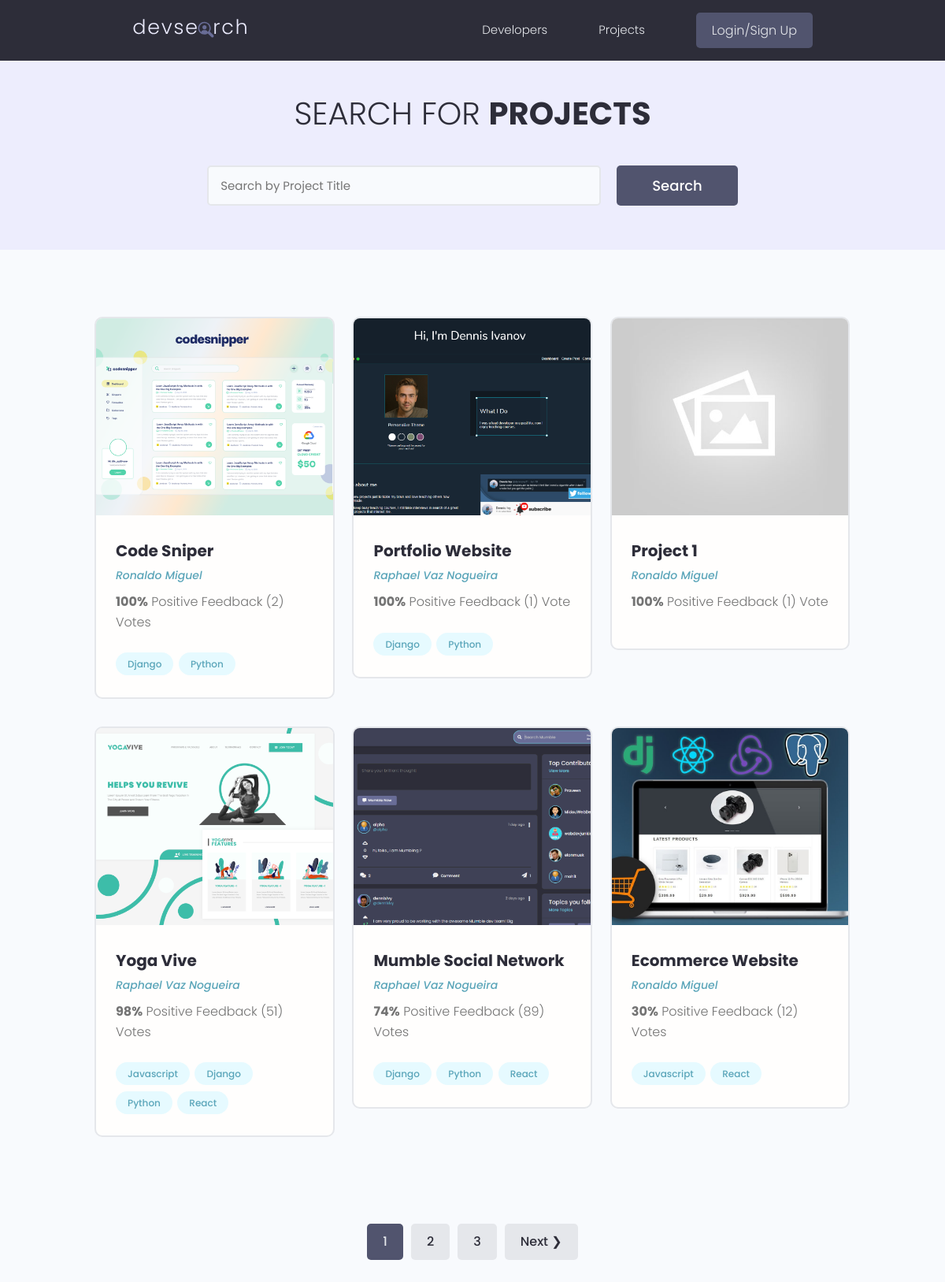
/projects/, run on the app's committed database.
### projects/models.py (models this page shows, shortened)
class Project(models.Model):
    owner = models.ForeignKey(Profile, null=True, blank=True, on_delete=models.CASCADE)
    title = models.CharField(max_length=200)
    description = models.TextField(null=True, blank=True)
    featured_image = models.ImageField(null=True, blank=True, default="default.jpg")
    demo_link = models.CharField(max_length=2000, null=True, blank=True)
    source_link = models.CharField(max_length=2000, null=True, blank=True)
    tags = models.ManyToManyField('Tag', blank=True)
    vote_total = models.IntegerField(default=0, null=True, blank=True)
    vote_ratio = models.IntegerField(default=0, null=True, blank=True)
    created = models.DateTimeField(auto_now_add=True)
    id = models.UUIDField(default=uuid.uuid4, unique=True,
                     primary_key=True, editable=False)
    class Meta:
        ordering = ['-vote_ratio', '-vote_total', 'title']
    @property
    def imageURL(self):
        try:
            url = self.featured_image.url
        except :
            url = '/static/images/default.jpg'
        return url

class Tag(models.Model):
    name = models.CharField(max_length=200)
    created = models.DateTimeField(auto_now_add=True)
    id = models.UUIDField(default=uuid.uuid4, unique=True,
                     primary_key=True, editable=False)
    def __str__(self):
        return self.name

### users/models.py (models this page shows, shortened)
class Profile(models.Model):
    user = models.OneToOneField(
        User, on_delete=models.CASCADE, null=True, blank=True)
    name = models.CharField(max_length=200, blank=True, null=True)
    email = models.EmailField(max_length=500, blank=True, null=True)
    username = models.CharField(max_length=200, blank=True, null=True)
    location = models.CharField(max_length=200, blank=True, null=True)
    short_intro = models.CharField(max_length=200, blank=True, null=True)
    bio = models.TextField(blank=True, null=True)
    profile_image = models.ImageField(null=True, blank=True, upload_to='profiles/', default='profiles/user-default.png')
    social_github = models.CharField(max_length=200, blank=True, null=True)
    social_twitter_hub = models.CharField(max_length=200, blank=True, null=True)
    social_linkedin = models.CharField(max_length=200, blank=True, null=True)
    social_youtube = models.CharField(max_length=200, blank=True, null=True)
    social_website = models.CharField(max_length=200, blank=True, null=True)
    created = models.DateTimeField(auto_now_add=True)
    id = models.UUIDField(default=uuid.uuid4, unique=True,
                     primary_key=True, editable=False)
    class Meta:
        ordering = ['created']

### projects/views.py (the view)
# urls.py: path('projects/', views.getProjects),
def projects(request):
    projects, search_query = searchProjects(request)
    custom_range, projects = paginateProjects(request, projects, 6)
    context = {
                'projects': projects,
                'search_query': search_query,
                'custom_range': custom_range,
               }
    return render(request, 'projects/projects.html', context)

### projects/utils.py (called while the page is built)
def paginateProjects(request, projects, results):
    page = request.GET.get('page')
    paginator = Paginator(projects, results)
    try:
        projects = paginator.page(page)
    except PageNotAnInteger:
        page = 1
        projects = paginator.page(page)
    except EmptyPage:
        page = paginator.num_pages
        projects = paginator.page(page)
    leftIndex = (int(page) - 2)
    if leftIndex < 1:
        leftIndex = 1
    rightIndex = (int(page) + 3)
    if rightIndex > paginator.num_pages:
        rightIndex = paginator.num_pages + 1
    custom_range = range(leftIndex, rightIndex)
    return custom_range, projects

def searchProjects(request):
    search_query = ''
    if request.GET.get('search_query'):
        search_query = request.GET.get('search_query')
    tags = Tag.objects.filter(name__icontains=search_query)
    projects = Project.objects.distinct().filter(
        Q(title__icontains=search_query) |
        Q(description__icontains=search_query) |
        Q(owner__name__icontains=search_query) |
        Q(tags__in=tags)
    )
    return projects, search_query

### projects/templates/projects/projects.html (shortened to what this page needs)
{% extends 'main.html' %}
{% block content %}
<main class="projects">
    <section class="hero-section text-center">
        <div class="container container--narrow">
            <div class="hero-section__box">
                <h2>Search for <span>Projects</span></h2>
            </div>
            <div class="hero-section__search">
                <form id='searchForm' class="form" action="{% url 'projects' %}" method="GET">
                    <div class="form__field">
                        <input class="input input--text" id="formInput#search" type="text" name="search_query"
                            value="{{ search_query }}" placeholder="Search by Project Title" />
                    </div>
                    <input class="btn btn--sub btn--lg" type="submit" value="Search" />
                </form>
            </div>
        </div>
    </section>
    <section class="projectsList">
        <div class="container">
            <div class="grid grid--three">
                {% for project in projects %}
                    <div class="column">
                        <div class="card project">
                            <a href="{% url 'project' project.id %}" class="project">
                                <img class="project__thumbnail" src="{{ project.imageURL }}" alt="project thumbnail" />
                                <div class="card__body">
                                    <h3 class="project__title">{{ project.title }}</h3>
                                    <p><a class="project__author" href="{% url 'user-profile' project.owner.id %}">{{ project.owner.name }}</a></p>
                                    <p class="project--rating">
                                        <span style="font-weight: bold;">{{ project.vote_ratio }}%</span> Positive
                                        Feedback ({{ project.vote_total }}) Vote{{ project.vote_total|pluralize:"s" }}
                                    </p>
                                    <div class="project__tags">
                                        {% for tag in project.tags.all %}
                                            <span class="tag tag--pill tag--main">
                                                <small>{{ tag }}</small>
                                            </span>
                                        {% endfor %}
                                    </div>
                                </div>
                            </a>
                        </div>
                    </div>
                {% endfor %}
            </div>
    </section>
    {% include 'pagination.html' with query_set=projects custom_range=custom_range %}
</main>
{% endblock content %}

### templates/main.html (shortened to what this page needs)
<!DOCTYPE html>
{% load static %}
<html lang="en">
<head>
    <link rel="stylesheet" href="https://cdn.iconmonstr.com/1.3.0/css/iconmonstr-iconic-font.min.css" />
    <link rel="stylesheet" href="{% static 'uikit/styles/uikit.css' %}" />
    <link rel="stylesheet" href="{% static 'styles/app.css' %}"/>
</head>
<body>
    {% include 'navbar.html' %}
    {% block content %}
    {% endblock content %}
</body>
</html>

### templates/navbar.html (shortened to what this page needs)
{% load static %}
<header class="header">
	<div class="container container--narrow">
		<a href="{% url 'profiles' %}" class="header__logo">
			<img src="{% static 'images/logo.svg' %}" alt="DevSearch Logo" />
		</a>
		<nav class="header__nav">
			<ul class="header__menu">
				<li class="header__menuItem">
					<a href="{% url 'profiles' %}">Developers</a>
				</li>
				<li class="header__menuItem">
					<a href="{% url 'projects' %}">Projects</a>
				</li>
				{% if request.user.is_authenticated %}
					<li class="header__menuItem">
						<a href="{% url 'inbox' %}">Inbox</a>
					</li>
					<li class="header__menuItem">
						<a href="{% url 'account' %}">Account</a>
					</li>
					<li class="header__menuItem">
						<a href="{% url 'logout' %}" class="btn btn--sub">Logout</a>
					</li>
				{% else %}
					<li class="header__menuItem">
						<a href="{% url 'login' %}" class="btn btn--sub">Login/Sign Up</a>
					</li>
				{% endif %}
			</ul>
		</nav>
	</div>
</header>

### templates/pagination.html (shortened to what this page needs)
{% if query_set.has_other_pages %}
    <div class="pagination">
        <ul class="container">
            {% for page in custom_range %}
                {% if page == query_set.number %}
                    <li><a href="?page={{ page }}"
                        class="btn page-link btn--sub"
                        data-page="{{ page }}">{{ page }}</a>
                    </li>
                {% else %}
                    <li>
                        <a href="?page={{ page }}"
                        class="btn page-link"
                        data-page="{{ page }}">{{ page }}</a>
                    </li>
                {% endif %}
            {% endfor %}
            {% if query_set.has_next %}
                <li>
                    <a href="?page={{ query_set.next_page_number }}"
                    class="btn page-link"
                    data-page="{{ query_set.next_page_number }}">Next &#10095;</a>
                </li>
            {% endif %}
        </ul>
    </div>
{% endif %}

### static/styles/app.css (style rules this page uses)
:root { --color-sub: #2d2d39; }
.btn--sub { background-color: var(--color-sub-light); }
.card { border: 2px solid var(--color-light); }
img { width: 100%; }
.header { position: sticky; z-index: 111; background-color: var(--color-sub); padding: 1.5rem 0; }
.header > .container { display: flex; justify-content: space-between; align-items: center; }
.header__logo > img { height: 3.8rem; }
.header__nav > ul { display: inline-flex; align-items: center; list-style: none; gap: 6.5rem; }
.header__menuItem > a { color: var(--color-light); font-weight: 300; }
.hero-section { height: 40vh; display: flex; align-items: center; background-color: var(--color-sub); }
.hero-section__box { margin-bottom: 4rem; }
.hero-section__box > h2, .hero-section__box > h2 > span { font-size: 4rem; color: var(--color-light); line-height: 1.3; text-transform: uppercase; }
.hero-section__box > h2 { font-weight: 300; }
.hero-section__box > h2 > span { font-weight: 700; }
.hero-section__search > .form { display: flex; align-items: center; justify-content: center; gap: 2rem; }
.hero-section__search > .form input.input--text { width: 50rem; }
.pagination { margin-top: 8rem; margin-bottom: 10rem; }
.pagination > ul { flex-wrap: wrap; list-style: none; display: flex; align-items: center; justify-content: center; gap: 1rem; }
.pagination .btn { color: var(--color-sub); }
.pagination .btn.btn--sub { color: var(--color-light); }
.project__author { font-size: 1.4rem; font-style: italic; }
.project--rating { margin-bottom: 1.6em; margin-top: .5em; }
.projects > .hero-section { background: var(--color-sub-lighter); height: 30vh; }
.projects .hero-section__box { margin-bottom: 2.5rem; }
.projects .hero-section__box > h2 { color: var(--color-sub); }
.projects .hero-section__box > h2 > span { font-weight: 700; color: var(--color-sub); }
.projectsList { margin-top: 8rem; }
.project__thumbnail { height: 25rem; object-fit: cover; object-position: top center; }
.project__title { font-size: 2rem; font-weight: 700; color: var(--color-sub); }

### static/uikit/styles/modules/_variables.css (style rules this page uses)
:root { --color-main: #5aa5b9; --color-main-light: #e6faff; --color-sub: #3f4156; --color-sub-light: #51546e; --color-sub-lighter: #ededfd; --color-text: #737373; --color-gray: #8b8b8b; --color-light: #e5e7eb; --color-light-gray: #767676; --color-bg: #f8fafd; --color-white: #fffefd; --color-white-light: #f3f3f3; --color-success: #359e64; --color-success-bg: #def8e8; --color-error: #fc4b0b; --color-error-bg: #fff2ee; --font-base: 'Poppins', arial, helvetica, 'Segoe UI', roboto, ubuntu, sans-serif; --font-monospace: 'Fira Code', 'Courier New', courier, monospace; --font-regular: 300; --font-medium: 500; --font-bold: 700; --generic-shadow: 1px 1px 5px #00000010; --generic-transition: all 0.3s ease-in-out; }

### static/uikit/styles/modules/_base.css (style rules this page uses)
* { margin: 0; padding: 0; box-sizing: border-box; text-rendering: optimizeLegibility; color: inherit; font-size: inherit; }
html { font-size: 50%; }
@media only screen and (min-width: 480px) { html { font-size: 56.25%; } }
@media only screen and (min-width: 1200px) { html { font-size: 62.5%; } }
body { line-height: 1.6; font-weight: 400; font-size: 1.5rem; color: var(--color-text); background-color: var(--color-bg); min-height: 100vh; }

### static/uikit/styles/modules/_typography.css (style rules this page uses)
* { font-family: var(--font-base); }
h2 { font-size: 3.6rem; font-weight: var(--font-bold); }
h3 { font-size: 3.2rem; font-weight: var(--font-medium); }
p, span, strong { font-size: 1.6rem; color: var(--color-text); font-weight: var(--font-regular); }
a { padding-bottom: 2px; text-decoration: none; display: inline-block; color: var(--color-main); font-weight: var(--font-medium); }

### static/uikit/styles/modules/_utilities.css (style rules this page uses)
.container { width: 92%; max-width: 165rem; margin: 0 auto; box-sizing: border-box; }
.container--narrow { width: 92%; max-width: 120rem; }
@media screen and (min-width: 1000px) { .container { width: 90%; } }
@media screen and (min-width: 1000px) { .container--narrow { width: 85%; } }
@media screen and (min-width: 1200px) { .container { width: 80%; } }
@media screen and (min-width: 1200px) { .container--narrow { width: 72%; } }
.text-center { text-align: center; }

### static/uikit/styles/modules/_card.css (style rules this page uses)
.card { border-radius: 1rem; background-color: var(--color-white); border: 1.5px solid var(--color-light); width: auto; height: auto; margin-top: 0.5rem; margin-bottom: 0.5rem; overflow: hidden; }
.card__body, .card__header { padding: 2rem 2.5rem; }

### data on the page
Project: imageURL (picture), title "Code Sniper", owner.name "Ronaldo Miguel", vote_ratio "100", vote_total "2"
Tag: name "Django"
Tag: name "Python"
Project: imageURL (picture), title "Portfolio Website", owner.name "Raphael Vaz Nogueira", vote_ratio "100", vote_total "1"
Project: imageURL (placeholder picture), title "Project 1", owner.name "Ronaldo Miguel", vote_ratio "100", vote_total "1"
Project: imageURL (picture), title "Yoga Vive", owner.name "Raphael Vaz Nogueira", vote_ratio "98", vote_total "51"
Tag: name "Javascript"
Tag: name "React"
Project: imageURL (picture), title "Mumble Social Network", owner.name "Raphael Vaz Nogueira", vote_ratio "74", vote_total "89"
Project: imageURL (picture), title "Ecommerce Website", owner.name "Ronaldo Miguel", vote_ratio "30", vote_total "12"

### other printed values
{{ page }} "1"
{{ page }} "2" "3"
